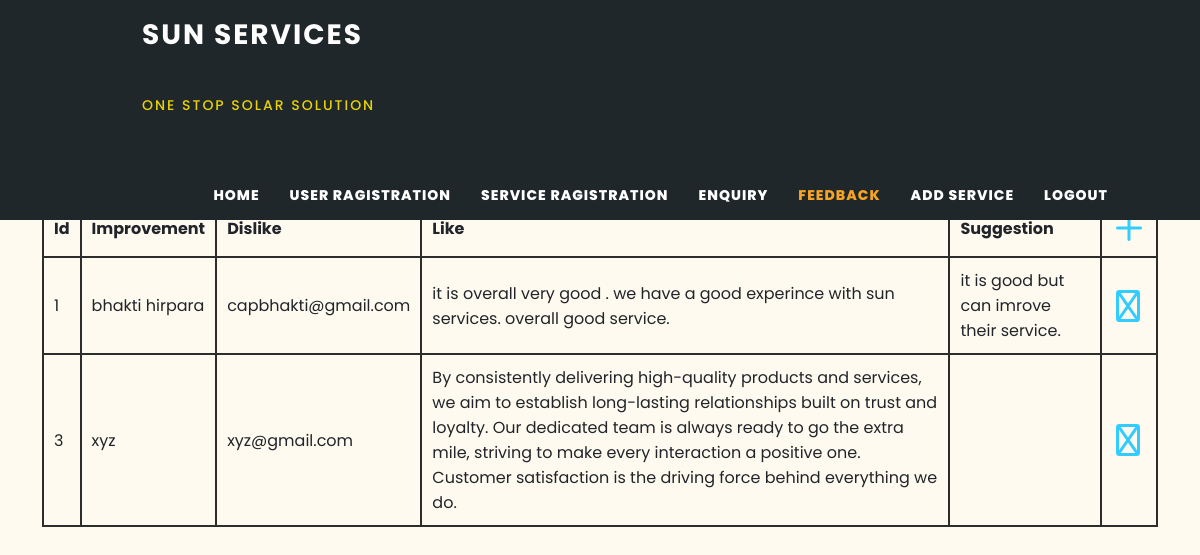
Page /code/solar_admin/feedback.php on the committed database.
### tables this page shows
CREATE TABLE `feedback` (
  `id` int(20) NOT NULL,
  `improvment` text NOT NULL,
  `dislike` text NOT NULL,
  `likes` text NOT NULL,
  `suggestion` text NOT NULL
);

### code/solar_admin/feedback.php (the view, shortened to what this page needs)
<html>
  <head>
    <link href="vendor/bootstrap/css/bootstrap.min.css" rel="stylesheet" />
    <link rel="stylesheet" href="assets/css/fontawesome.css" />
    <link rel="stylesheet" href="assets/css/decor_project.css" />
    <link rel="stylesheet" href="assets/css/owl.css" />
    <link rel="stylesheet" href="assets/css/lightbox.css" />
  <link
  rel="stylesheet"
  href="https://site-assets.fontawesome.com/releases/v6.2.1/css/all.css" />
  </head>
  <body>
    <header class="header-area">
      <div class="heading">
        <div class="container">
          <div class="row">
            <div class="col-12">
              <nav class="main-nav">
                <a href="index.html" class="logo">
                  Sun Services<br />
                  <h4 class="slogen">One Stop Solar Solution</h4>
                </a>
                <ul class="nav">
                  <li><a href="index.php">Home</a></li>
                    <li>
                <a href="user_register.php">User Ragistration</a>
              </li>
              <li>
                <a href="service.php">Service Ragistration</a>
              </li>
                  <li><a href="enquiry.php">Enquiry</a></li>
                  <li><a href="feedback.php" class="active">Feedback</a></li>
                  <li><a href="add_service.php">Add Service</a></li>
                  <li>
                  <a href="logout.php" name="logout">Logout</a>
                </li>
                </ul>
              </nav>
            </div>
          </div>
        </div>
      </div>
    </header>
    <section class="heading-page header-text" id="top">
      <div class="container">
        <div class="row">
          <div class="col">
            <h2 >Feedback Submission</h2>
            <table class="table1" id="feedback">
              <?php
              $db = mysqli_connect("localhost", "root", "", "sun");
              $str = "select * from feedback";
              $result = mysqli_query($db, $str);
              ?>
              <tr>
                <th> Id </th>
                <th>Improvement</th>
                <th>Dislike</th>
                <th>Like</th>
                <th>Suggestion</th>
                <th style="text-align: center" ><a href="feedback_add.php"><span class="fa-regular fa-plus"></span></a></th>
              </tr>
              <?php while ($row = mysqli_fetch_array($result, MYSQLI_BOTH)) {
                ?>
                <tr>
                  <td>
                    <?php echo $row[0] ?>
                    </td>
                    <td>
                    <?php echo $row[1] ?>
                  </td>
                  <td>
                    <?php echo $row[2] ?>
                  </td>
                  <td>
                    <?php echo $row[3] ?>
                  </td>
                  <td>
                    <?php echo $row[4] ?>
                  </td>
                  <td><a href="feedback_del.php?id=<?php echo $row[0] ?>"><span class="fa-regular fa-trash"></span></a></td>
                </tr>
              <?php } ?>
            </table>
          </div>
        </div>
      </div>
    </section>
  </body>
</html>

### code/solar_admin/assets/css/decor_project.css (style rules this page uses)
html, body, div, span, applet, object, iframe, h1, h2, h3, h4, h5, h6, p, blockquote, div pre, a, abbr, acronym, address, big, cite, code, del, dfn, em, font, img, ins, kbd, q, s, samp, small, strike, strong, sub, sup, tt, var, b, u, i, center, dl, dt, dd, ol, ul, li, figure, header, nav, section, article, aside, footer, figcaption, img { margin: 0; padding: 0; border: 0; outline: 0; }
ul, li { padding: 0; margin: 0; list-style: none; }
header, nav, section, article, aside, footer, hgroup { display: block; }
* { box-sizing: border-box; }
html, body { font-family: "Poppins", sans-serif; font-weight: 400; background-color: #fff; font-size: 16px; -ms-text-size-adjust: 100%; -webkit-font-smoothing: antialiased; -moz-osx-font-smoothing: grayscale; }
a { text-decoration: none !important; color: #3cf; }
h1, h2, h3, h4, h5, h6 { margin-top: 0px; margin-bottom: 0px; }
ul { margin-bottom: 0px; }
html, body { background: floralwhite; font-family: "Poppins", sans-serif; }
.header-area { background-color: #1f272b; position: absolute; top: 0px; left: 0; right: 0; z-index: 100; -webkit-transition: all 0.5s ease 0s; -moz-transition: all 0.5s ease 0s; -o-transition: all 0.5s ease 0s; transition: all 0.5s ease 0s; }
.header-area .main-nav { min-height: 100px; background: transparent; }
.header-area .main-nav .logo { line-height: 70px; color: #fffefe; font-size: 28px; font-weight: 700; text-transform: uppercase; letter-spacing: 2px; float: left; padding-left: 100px; -webkit-transition: all 0.3s ease 0s; -moz-transition: all 0.3s ease 0s; -o-transition: all 0.3s ease 0s; transition: all 0.3s ease 0s; }
.header-area .main-nav .slogen { line-height: 70px; color: #ffe600e6; font-size: 14px; font-weight: 500; letter-spacing: 2px; float: left; -webkit-transition: all 0.3s ease 0s; -moz-transition: all 0.3s ease 0s; -o-transition: all 0.3s ease 0s; transition: all 0.3s ease 0s; }
.main-nav .nav { float: right; margin-top: 30px; margin-right: 50px; background-color: transparent; -webkit-transition: all 0.3s ease 0s; -moz-transition: all 0.3s ease 0s; -o-transition: all 0.3s ease 0s; transition: all 0.3s ease 0s; position: relative; z-index: 999; }
.header-area .main-nav .nav li { padding-left: 15px; padding-right: 15px; }
.header-area .main-nav .nav li:last-child { padding-right: 0px; }
.header-area .main-nav .nav li a { display: block; font-weight: 800; font-size: 14px; text-transform: uppercase; color: #fff; -webkit-transition: all 0.3s ease 0s; -moz-transition: all 0.3s ease 0s; -o-transition: all 0.3s ease 0s; transition: all 0.3s ease 0s; height: 50px; line-height: 50px; border: transparent; letter-spacing: 1px; }
.header-area .main-nav .nav li:hover a, .header-area .main-nav .nav li a.active { color: #f5a425 !important; }
.header-area .nav { margin-top: 30px; }
@media (min-width: 767px) { .header-area .main-nav .nav { display: flex !important; } }
section.heading-page { padding-top: 160px; width: auto; text-align: center; }
.table1 , th , td { border: 2px solid #2d2d2d; margin-left: auto; margin-right: auto; width:auto; }
.table2 , th , td { border: 2px solid #2d2d2d; border-radius: 10px; margin-left: auto; margin-right: auto; }
.table , th , td { border: 2px solid #2d2d2d; margin-left: auto; margin-right: auto; width:auto; padding: 10px; margin-top:100px; }
.fa-regular { transform: scale(2); padding:10px; }

### rows in the picture
feedback: id "1", improvment "bhakti hirpara", dislike "capbhakti@gmail.com", likes "it is overall very good . we have a good experince with sun services. overall good service.", suggestion "it is good but can imrove their service."
feedback: id "3", improvment "xyz", dislike "xyz@gmail.com", likes "By consistently delivering high-quality products and services, we aim to establish long-lasting relationships built on trust and loyalty. Our dedicated team is always ready to go the extra mile, striving to make every interaction a positive one. Customer satisfaction is the driving force behind everything we do."
